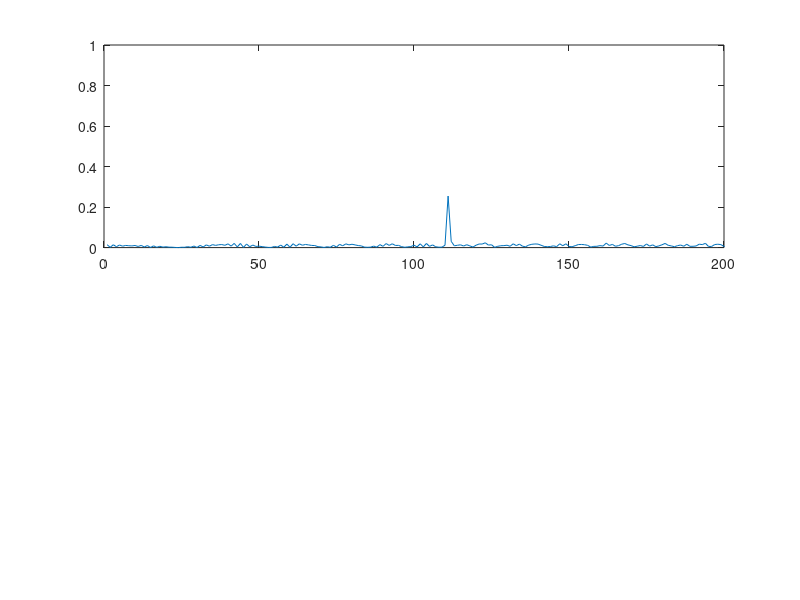
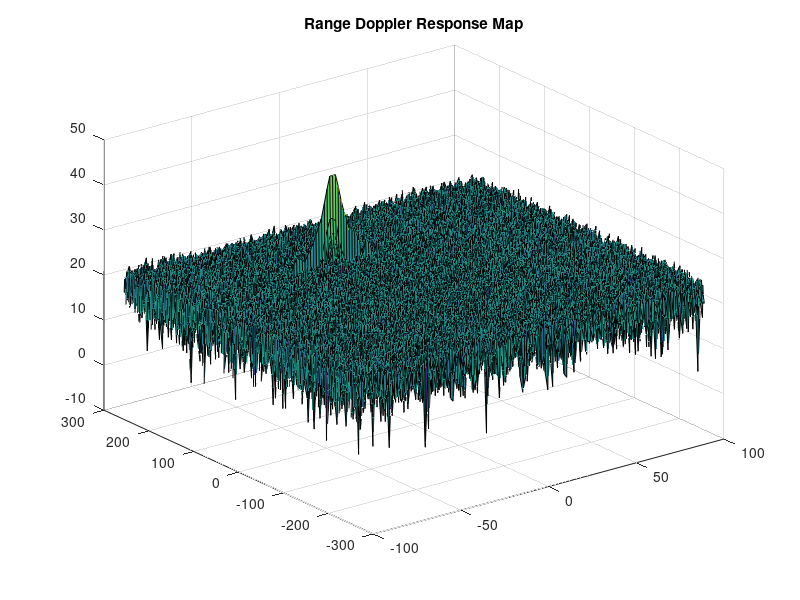
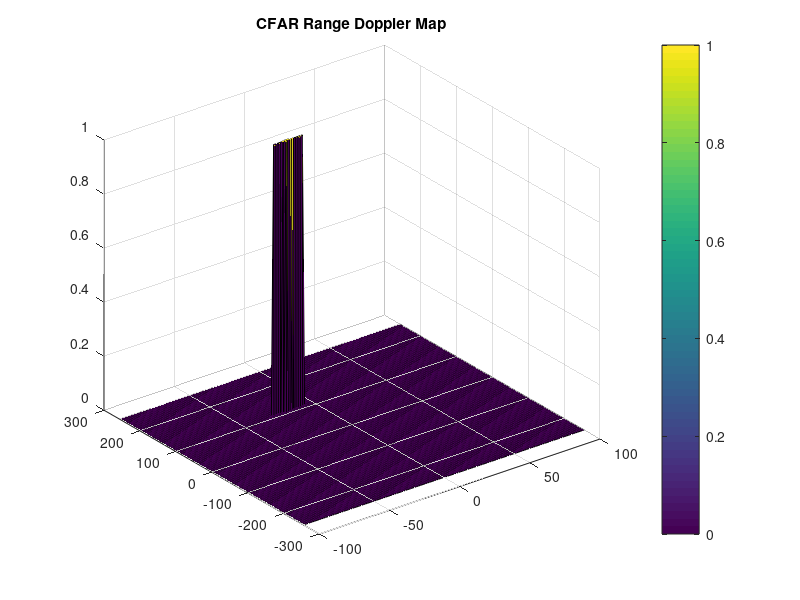

Recreate these plots in MATLAB, in order.
clear all
clc;

%% Radar Specifications 
%%%%%%%%%%%%%%%%%%%%%%%%%%%
% Frequency of operation = 77GHz
% Max Range = 200m
% Range Resolution = 1 m
% Max Velocity = 100 m/s
%%%%%%%%%%%%%%%%%%%%%%%%%%%

%speed of light = 3e8
%% User Defined Range and Velocity of target
% *%TODO* :
% define the target's initial position and velocity. Note : Velocity
% remains contant
ir = 110; %Initial range cannot exceed max value of 200 m 100
iv = -20; %Initial velocity can be any value in range -70 to 70 m/s 50

%% FMCW Waveform Generation
dres = 1; %Range Resolution
c = 3e8; %Speed of Light
Rmax = 200; %Max Range

% *%TODO* :
%Design the FMCW waveform by giving the specs of each of its parameters.
% Calculate the Bandwidth (B), Chirp Time (Tchirp) and Slope (slope) of the FMCW
% chirp using the requirements above.
B_sweep = c/(2*dres); 
Tchirp = (5.5*2*Rmax)/c;
slope = B_sweep/Tchirp;

%Operating carrier frequency of Radar 
fc= 77e9;             %carrier freq

                                                          
%The number of chirps in one sequence. Its ideal to have 2^ value for the ease of running the FFT
%for Doppler Estimation. 
Nd=128;                   % #of doppler cells OR #of sent periods % number of chirps

%The number of samples on each chirp. 
Nr=1024;                  %for length of time OR # of range cells

% Timestamp for running the displacement scenario for every sample on each
% chirp
t=linspace(0,Nd*Tchirp,Nr*Nd); %total time for samples


%Creating the vectors for Tx, Rx and Mix based on the total samples input.
Tx=zeros(1,length(t)); %transmitted signal
Rx=zeros(1,length(t)); %received signal
Mix = zeros(1,length(t)); %beat signal

%Similar vectors for range_covered and time delay.
r_t=zeros(1,length(t));
td=zeros(1,length(t));


%% Signal generation and Moving Target simulation
% Running the radar scenario over the time. 

for i=1:length(t)         
    
    
    % *%TODO* :
    %For each time stamp update the Range of the Target for constant velocity. 
    rt= ir + t(i)* iv; %range at particular instance of time 
    td = 2*rt/c; %time taken for travel
    % *%TODO* :
    %For each time sample we need update the transmitted and
    %received signal. 
    Tx(i) = cos(2*pi*(fc*t(i) + ((slope*t(i)^2)/2)));
    Rx (i) = cos(2*pi*(fc*(t(i)-td) + ((slope*(t(i)-td)^2)/2)));
    
    % *%TODO* :
    %Now by mixing the Transmit and Receive generate the beat signal
    %This is done by element wise matrix multiplication of Transmit and
    %Receiver Signal
    Mix(i) = Tx(i).*Rx(i);
    
end

%% RANGE MEASUREMENT


 % *%TODO* :
%reshape the vector into Nr*Nd array. Nr and Nd here would also define the size of
%Range and Doppler FFT respectively.
Mix_Matrix = reshape(Mix, [Nr,Nd]);
 % *%TODO* :
%run the FFT on the beat signal along the range bins dimension (Nr) and
%normalize.
s_fft = fft(Mix_Matrix,Nr)./Nr;
 % *%TODO* :
% Take the absolute value of FFT output
s_fft = abs(s_fft);
 % *%TODO* :
% Output of FFT is double sided signal, but we are interested in only one side of the spectrum.
% Hence we throw out half of the samples.
s_fft  = s_fft(1:length(t)/2+1);

%plotting the range
figure ('Name','Range from First FFT')
subplot(2,1,1)

 % *%TODO* :
 % plot FFT output 

plot(s_fft) 
axis([0 200 0 1]);





%% RANGE DOPPLER RESPONSE
% The 2D FFT implementation is already provided here. This will run a 2DFFT
% on the mixed signal (beat signal) output and generate a range doppler
% map.You will implement CFAR on the generated RDM


% Range Doppler Map Generation.

% The output of the 2D FFT is an image that has reponse in the range and
% doppler FFT bins. So, it is important to convert the axis from bin sizes
% to range and doppler based on their Max values.

Mix=reshape(Mix,[Nr,Nd]);

% 2D FFT using the FFT size for both dimensions.
sig_fft2 = fft2(Mix,Nr,Nd);

% Taking just one side of signal from Range dimension.
sig_fft2 = sig_fft2(1:Nr/2,1:Nd);
sig_fft2 = fftshift (sig_fft2);
RDM = abs(sig_fft2);
RDM = 10*log10(RDM) ;


%use the surf function to plot the output of 2DFFT and to show axis in both
%dimensions
doppler_axis = linspace(-100,100,Nd);
range_axis = linspace(-200,200,Nr/2)*((Nr/2)/400);
figure,surf(doppler_axis,range_axis,RDM);
title('Range Doppler Response Map')


%% CFAR implementation

%Slide Window through the complete Range Doppler Map

% *%TODO* :
%Select the number of Training Cells in both the dimensions.
Tr = 16; % 12 16 10
Td = 8; % 6 8 4
% *%TODO* :
%Select the number of Guard Cells in both dimensions around the Cell under 
%test (CUT) for accurate estimation
Gr = 5; %5 8
Gd = 2; %2 4

% *%TODO* :
% offset the threshold by SNR value in dB
offset = 7; %1.4
% *%TODO* :
%Create a vector to store noise_level for each iteration on training cells
noise_level = zeros(1,1);


% *%TODO* :
%design a loop such that it slides the CUT across range doppler map by
%giving margins at the edges for Training and Guard Cells.
%For every iteration sum the signal level within all the training
%cells. To sum convert the value from logarithmic to linear using db2pow
%function. Average the summed values for all of the training
%cells used. After averaging convert it back to logarithimic using pow2db.
%Further add the offset to it to determine the threshold. Next, compare the
%signal under CUT with this threshold. If the CUT level > threshold assign
%it a value of 1, else equate it to 0.


   % Use RDM[x,y] as the matrix from the output of 2D FFT for implementing
   % CFAR
GridSize = (2*Tr+2*Gr+1)*(2*Td*Gd*1);

%The training cell size without guard cells
TrainingCells = (2*Tr+2*Gr+1)*(2*Td*Gd*1)-(2*Gr+1)*(2*Gd+1);

%Getting the size of RDM to declare threshold_cfar matrix to hold
%thresholds and signal_cfar to hold signal value after thresholding
[r,c] = size(RDM);

% Vector to hold threshold values 
threshold_cfar = zeros(r,c);

%Vector to hold final signal after thresholding
signal_cfar = zeros(r,c);

%Cell Under Test

for i = (Tr+Gr+1):(r -2*Tr-2*Gr)
    for j = (Td+Gd+1) : (c - 2*Td-2*Gd)
        %Summing the signal level across the complete grid.
        threshold_cfar(i,j) = sum(sum(db2pow(RDM(i-(Tr+Gr) : i+(Tr+Gr),j-(Td+Gd) : j+(Td+Gd)))));           
        %Now subtracting the Guard Cells noise from the calculated noise sum of whole grid.
        threshold_cfar(i,j) = threshold_cfar(i,j) - sum(sum(db2pow(RDM((i-Gr):(i+Gr),(j-Gd):(j+Gd)))));
        %taking the average of noise
        threshold_cfar(i,j) = threshold_cfar(i,j)/TrainingCells;
        %Adding offset and converting back to log scale.
        threshold_cfar(i,j) = offset + pow2db(threshold_cfar(i,j));
        %Compare CUT(RDM(i,j) against threshold_cfar
        if(RDM(i,j) > threshold_cfar(i,j))
            signal_cfar(i,j) = 1;
        %else
            %signal_cfar(i,j) = 0;
        end
    end
    
end






% *%TODO* :
% The process above will generate a thresholded block, which is smaller 
%than the Range Doppler Map as the CUT cannot be located at the edges of
%matrix. Hence,few cells will not be thresholded. To keep the map size same
% set those values to 0. 
 
%As I am using the signal_cfar which I have declared, I am not using the
%RDM variable, hence it is not necessary.




% *%TODO* :
%display the CFAR output using the Surf function like we did for Range
%Doppler Response output.
%figure,surf(doppler_axis,range_axis,'replace this with output');
%colorbar;
figure('Name', 'CFAR output')
surf(doppler_axis, range_axis, signal_cfar);
colorbar;
title('CFAR Range Doppler Map')


